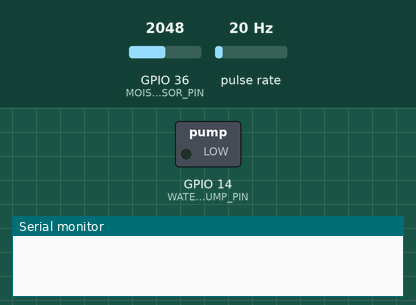
Recording of a sketch running on a simulated ESP32. On the bench: switched loads named in the sketch (green lamp = pin HIGH), the last lines printed to the serial monitor. Wiring (inferred from the names in the program): pulse sensor: data GPIO 2. The inputs (shaded band) are chosen by the test bench; at power-on: GPIO 36 (MOISTURE_SENSOR_PIN) = 2048, pulse rate 20 Hz.

Above: at 0.5 s.
At 58.2 s:
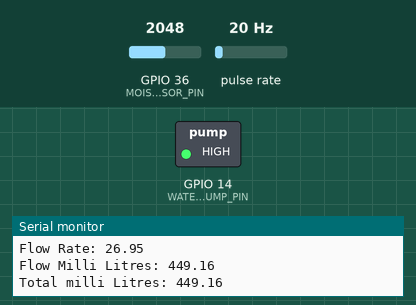
Timing chart, 0 to 66.6 s (numbered marks = the images above):
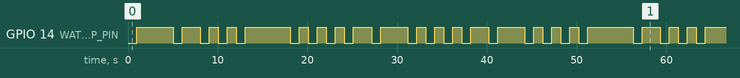

Measured:
- by itself, GPIO 14 (WATER_PUMP_PIN): moves between LOW and HIGH, repeating every 51.3 s
- by itself, everything shown: repeats every 51.3 s, in 36 steps

The sketch:

waterirrigation.ino
```cpp
#define MOISTURE_SENSOR_PIN 36
#define FLOW_METER_PIN      2
#define WATER_PUMP_PIN      14

struct FlowMeter {
  const uint8_t PIN;
  uint32_t pulses_count;
  float total_milli_litres;
  bool running;
  unsigned long last_running;
};

FlowMeter flow_meter = {FLOW_METER_PIN, 0, 0, false, 0};

void IRAM_ATTR pulseCounter() {
  flow_meter.pulses_count++;
  flow_meter.running = true;
}

float calibration_factor = 4.5;

int interval = 1000;
unsigned long last_time = 0;

#define MOISTURE_NONE 2660
#define MOISTURE_WET  930
#define IRRIGATION_THRESHOLD_PERCENTAGE 50
#define IRRIGATION_AMOUNT 1000


void setup() {
  Serial.begin(115200);

  pinMode(WATER_PUMP_PIN, OUTPUT);
  pinMode(FLOW_METER_PIN, INPUT_PULLUP);
  attachInterrupt(digitalPinToInterrupt(flow_meter.PIN), pulseCounter, FALLING);
}

void loop() {
  if ((millis() - last_time) > interval) {
    /*
    * moisture_sensor
    */
    int moisture_analog = analogRead(MOISTURE_SENSOR_PIN);
    Serial.println(moisture_analog);
    int moisture_percentage = map(moisture_analog, MOISTURE_NONE, MOISTURE_WET, 0, 100);
    if (moisture_percentage > 100) moisture_percentage = 100;
    if (moisture_percentage < 0) moisture_percentage = 0;

    Serial.print("Moisture = ");
    Serial.print(moisture_percentage);
    Serial.println("%");


    if (moisture_percentage < IRRIGATION_THRESHOLD_PERCENTAGE) {
      // start pomp
      Serial.println("Start pomp");
      digitalWrite(WATER_PUMP_PIN, HIGH);
    }


    /*
    * flow meter
    */
    if (flow_meter.running) {
      uint8_t pulse_count = flow_meter.pulses_count;
      float flow_rate = ((1000.0 / (millis() - flow_meter.last_running)) * pulse_count) / calibration_factor;
      Serial.print("Flow Rate: ");
      Serial.println(flow_rate);
      flow_meter.last_running = millis();
      flow_meter.running = false;

      float flow_milli_litres = (flow_rate / 60) * 1000;
      Serial.print("Flow Milli Litres: ");
      Serial.println(flow_milli_litres);
      flow_meter.total_milli_litres += flow_milli_litres;

      Serial.print("Total milli Litres: ");
      Serial.println(flow_meter.total_milli_litres);

      if (flow_meter.total_milli_litres >= IRRIGATION_AMOUNT) {
        flow_meter.total_milli_litres = 0;
        // stop pomp
        Serial.println("Stop pomp");
        digitalWrite(WATER_PUMP_PIN, LOW);
      }
    }

    last_time = millis();
  }
}
```
